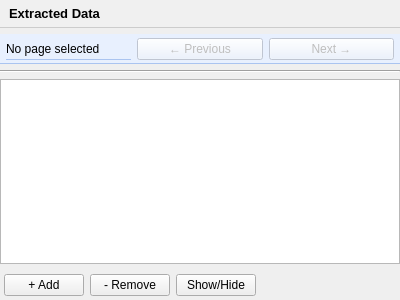
<?xml version="1.0" encoding="UTF-8"?>
<ui version="4.0">
 <class>DataTable</class>
 <widget class="QWidget" name="DataTable">
  <property name="geometry">
   <rect>
    <x>0</x>
    <y>0</y>
    <width>400</width>
    <height>300</height>
   </rect>
  </property>
  <layout class="QVBoxLayout" name="verticalLayout">
   <property name="leftMargin">
    <number>0</number>
   </property>
   <property name="topMargin">
    <number>0</number>
   </property>
   <property name="rightMargin">
    <number>0</number>
   </property>
   <property name="bottomMargin">
    <number>0</number>
   </property>
   <item>
    <widget class="QLabel" name="header_label">
     <property name="font">
      <font>
       <family>Segoe UI</family>
       <pointsize>10</pointsize>
       <weight>75</weight>
       <bold>true</bold>
      </font>
     </property>
     <property name="styleSheet">
      <string>padding: 6px; background-color: #f0f0f0; border-bottom: 1px solid #ccc;</string>
     </property>
     <property name="text">
      <string>Extracted Data</string>
     </property>
    </widget>
   </item>
   <item>
    <widget class="QWidget" name="spm_nav_bar" native="true">
     <property name="styleSheet">
      <string>background-color: #e8f0fe; border-bottom: 1px solid #aac4f0;</string>
     </property>
     <layout class="QHBoxLayout" name="spm_nav_layout">
      <property name="spacing">
       <number>6</number>
      </property>
      <property name="leftMargin">
       <number>6</number>
      </property>
      <property name="topMargin">
       <number>4</number>
      </property>
      <property name="rightMargin">
       <number>6</number>
      </property>
      <property name="bottomMargin">
       <number>4</number>
      </property>
      <item>
       <widget class="QLabel" name="spm_page_label">
        <property name="font">
         <font>
          <family>Segoe UI</family>
          <pointsize>9</pointsize>
         </font>
        </property>
        <property name="text">
         <string>No page selected</string>
        </property>
       </widget>
      </item>
      <item>
       <widget class="QPushButton" name="btn_prev_page">
        <property name="enabled">
         <bool>false</bool>
        </property>
        <property name="toolTip">
         <string>Navigate to the previous page</string>
        </property>
        <property name="text">
         <string>← Previous</string>
        </property>
       </widget>
      </item>
      <item>
       <widget class="QPushButton" name="btn_next_page">
        <property name="enabled">
         <bool>false</bool>
        </property>
        <property name="toolTip">
         <string>Navigate to the next page</string>
        </property>
        <property name="text">
         <string>Next →</string>
        </property>
       </widget>
      </item>
     </layout>
    </widget>
   </item>
   <item>
    <widget class="QFrame" name="_spm_separator">
     <property name="frameShape">
      <enum>QFrame::HLine</enum>
     </property>
     <property name="frameShadow">
      <enum>QFrame::Sunken</enum>
     </property>
    </widget>
   </item>
   <item>
    <widget class="QTableWidget" name="table">
     <property name="alternatingRowColors">
      <bool>true</bool>
     </property>
     <property name="selectionMode">
      <enum>QAbstractItemView::SingleSelection</enum>
     </property>
     <property name="selectionBehavior">
      <enum>QAbstractItemView::SelectItems</enum>
     </property>
     <property name="sortingEnabled">
      <bool>true</bool>
     </property>
     <attribute name="horizontalHeaderStretchLastSection">
      <bool>true</bool>
     </attribute>
     <attribute name="verticalHeaderVisible">
      <bool>false</bool>
     </attribute>
    </widget>
   </item>
   <item>
    <layout class="QHBoxLayout" name="btn_layout">
     <property name="leftMargin">
      <number>4</number>
     </property>
     <property name="topMargin">
      <number>4</number>
     </property>
     <property name="rightMargin">
      <number>4</number>
     </property>
     <property name="bottomMargin">
      <number>4</number>
     </property>
     <item>
      <widget class="QPushButton" name="btn_add_column">
       <property name="toolTip">
        <string>Add a new extracted data column</string>
       </property>
       <property name="text">
        <string>+ Add</string>
       </property>
      </widget>
     </item>
     <item>
      <widget class="QPushButton" name="btn_remove_column">
       <property name="toolTip">
        <string>Remove an extracted data column</string>
       </property>
       <property name="text">
        <string>- Remove</string>
       </property>
      </widget>
     </item>
     <item>
      <widget class="QPushButton" name="btn_columns_visibility">
       <property name="toolTip">
        <string>Toggle column visibility</string>
       </property>
       <property name="text">
        <string>Show/Hide</string>
       </property>
      </widget>
     </item>
     <item>
      <spacer name="horizontalSpacer">
       <property name="orientation">
        <enum>Qt::Horizontal</enum>
       </property>
       <property name="sizeHint" stdset="0">
        <size>
         <width>40</width>
         <height>20</height>
        </size>
       </property>
      </spacer>
     </item>
    </layout>
   </item>
  </layout>
 </widget>
 <resources/>
 <connections/>
</ui>
